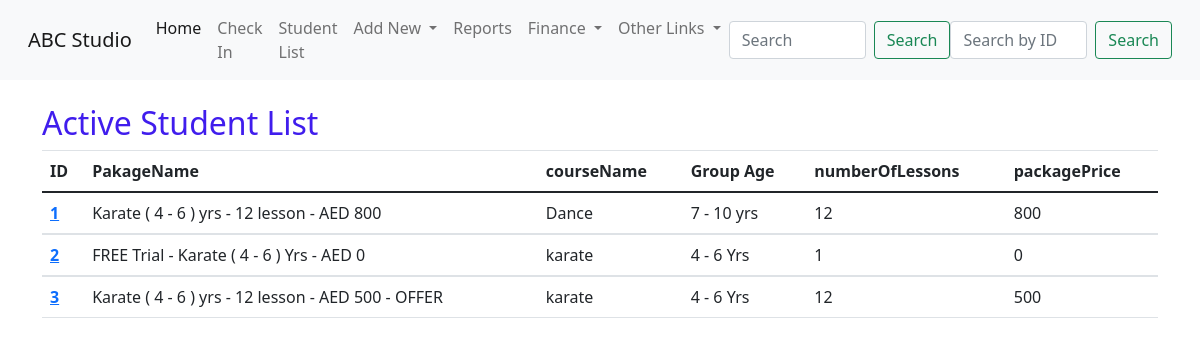
Screenshot of /pakcageList/ with the database file from the repository.
### student/models.py (models this page shows, shortened)
class studioPackages(models.Model):
    packageId = models.AutoField(primary_key=True)
    PakageName = models.CharField(max_length=255, unique=True)
    courseName = models.ForeignKey(courseList,max_length=50,on_delete=models.CASCADE)
    group_age = models.ForeignKey(groupAge,max_length=255,on_delete=models.CASCADE)
    numberOfLessons = models.IntegerField()
    packagePrice = models.IntegerField()
    active = models.BooleanField(default=True)

class courseList(models.Model):
    coursList = models.CharField(max_length=50,unique=True)
    def __str__(self) -> str:
        return f'{self.coursList}'

class groupAge(models.Model):
    groupAge = models.CharField(max_length=255)
    def __str__(self) -> str:
        return f"{self.groupAge}"

### student/views.py (the view)
# urls.py: path('pakcageList/',views.packageList,name='pakcageList'),
def packageList(request):
    packageListAll = studioPackages.objects.all()
    context = {'packageListAll':packageListAll}
    return render(request,'student/packagelist.html',context)

### student/templates/student/packagelist.html (shortened to what this page needs)
{% extends 'student/base.html' %}
{% load static %}
{% block content %}
<div class="container">
    <br>
    <h2>Active Student List</h2>
<table class="table">
<thead>
  <tr>
    <th scope="col">ID</th>
    <th scope="col"> PakageName</th>
    <th scope="col"> courseName</th>
    <th scope="col">Group Age </th>
    <th scope="col">numberOfLessons</th>
    <th scope="col">packagePrice</th>
  </tr>
</thead>
{% for x in packageListAll %}
<tbody>
  <tr>
    <th scope="row"><a href="/student/editPackages/{{x.packageId}}">{{x.packageId}} </th></a>
    <td>{{x.PakageName}} </td>
    <td>{{x.courseName}}</td>
    <td>{{x.group_age}}</td>
    <td>{{x.numberOfLessons}}</td>
    <td>{{x.packagePrice}}</td>
  </tr>
</tbody>
{% endfor %}
</table>
{% endblock  %}

### student/static/student/custom.css (style rules this page uses)
h2 { color: rgb(64, 29, 237); border-radius: 2; }

### rows the page displays
studioPackages: packageId "1", PakageName "Karate ( 4 - 6 ) yrs - 12 lesson - AED 800", courseName "Dance", group_age "7 - 10 yrs", numberOfLessons "12", packagePrice "800"
studioPackages: packageId "2", PakageName "FREE Trial - Karate ( 4 - 6 ) Yrs - AED 0", courseName "karate", group_age "4 - 6 Yrs", numberOfLessons "1", packagePrice "0"
studioPackages: packageId "3", PakageName "Karate ( 4 - 6 ) yrs - 12 lesson - AED 500 - OFFER", courseName "karate", group_age "4 - 6 Yrs", numberOfLessons "12", packagePrice "500"
